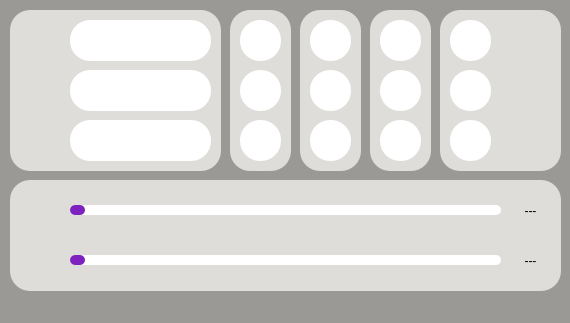
<?xml version="1.0" encoding="UTF-8"?>
<ui version="4.0">
 <class>ControlCenter</class>
 <widget class="QMainWindow" name="ControlCenter">
  <property name="geometry">
   <rect>
    <x>0</x>
    <y>0</y>
    <width>570</width>
    <height>323</height>
   </rect>
  </property>
  <property name="windowTitle">
   <string>ControlCenter</string>
  </property>
  <property name="styleSheet">
   <string notr="true">QWidget {
	font: 12pt &quot;Consolas&quot;;
	background-color: rgb(154, 153, 150);
}

/* ************************************************* */

QLabel {
	background-color: rgb(154, 153, 150);
	color: rgb(0, 0, 0);

	/* border-radius: 5px; */
}

/* ************************************************* */

QSlider {
	background-color: rgb(222, 221, 218);
	border-radius: 5px;
}

QSlider::handle {
    background-color: rgb(125, 34, 190); /* رنگ نشانگر */
    width: 15px; /* عرض نشانگر */
    height: 10px; /* ارتفاع نشانگر */
    border-radius: 5px; /* شعاع گوشه‌ها */
}

QSlider::groove {
	background-color: rgb(255, 255, 255);
    height: 10px; /* ارتفاع نوار */
    border-radius: 5px; /* شعاع گوشه‌ها */
}

/* ************************************************* */

QPushButton {
	background-color: rgb(255, 255, 255);
	color: rgb(0, 0, 0);
	
	border-radius: 20px;
}

/* ************************************************* */

QPushButton:hover {
    background-color: rgb(0, 0, 0); /* رنگ پس زمینه هنگام نشلنگر موس */
}

/* ************************************************* */

QFrame {
	background-color: rgb(222, 221, 218);
	border-radius: 20px;
	/* border: 2px solid #999; */
}</string>
  </property>
  <widget class="QWidget" name="centralwidget">
   <widget class="QFrame" name="Frame1">
    <property name="geometry">
     <rect>
      <x>10</x>
      <y>10</y>
      <width>211</width>
      <height>161</height>
     </rect>
    </property>
    <property name="styleSheet">
     <string notr="true"/>
    </property>
    <property name="frameShape">
     <enum>QFrame::StyledPanel</enum>
    </property>
    <property name="frameShadow">
     <enum>QFrame::Raised</enum>
    </property>
    <widget class="QLabel" name="Username_Label">
     <property name="geometry">
      <rect>
       <x>60</x>
       <y>10</y>
       <width>141</width>
       <height>41</height>
      </rect>
     </property>
     <property name="styleSheet">
      <string notr="true">background-color: rgb(255, 255, 255);</string>
     </property>
     <property name="text">
      <string/>
     </property>
     <property name="alignment">
      <set>Qt::AlignCenter</set>
     </property>
    </widget>
    <widget class="QLabel" name="Calendar_Icon">
     <property name="geometry">
      <rect>
       <x>10</x>
       <y>60</y>
       <width>41</width>
       <height>41</height>
      </rect>
     </property>
     <property name="sizePolicy">
      <sizepolicy hsizetype="Preferred" vsizetype="Preferred">
       <horstretch>0</horstretch>
       <verstretch>0</verstretch>
      </sizepolicy>
     </property>
     <property name="minimumSize">
      <size>
       <width>0</width>
       <height>0</height>
      </size>
     </property>
     <property name="sizeIncrement">
      <size>
       <width>0</width>
       <height>0</height>
      </size>
     </property>
     <property name="baseSize">
      <size>
       <width>0</width>
       <height>0</height>
      </size>
     </property>
     <property name="autoFillBackground">
      <bool>false</bool>
     </property>
     <property name="styleSheet">
      <string notr="true">border-radius: 5px;</string>
     </property>
     <property name="frameShape">
      <enum>QFrame::NoFrame</enum>
     </property>
     <property name="text">
      <string/>
     </property>
     <property name="scaledContents">
      <bool>true</bool>
     </property>
     <property name="alignment">
      <set>Qt::AlignCenter</set>
     </property>
    </widget>
    <widget class="QLabel" name="Time_Icon">
     <property name="geometry">
      <rect>
       <x>10</x>
       <y>110</y>
       <width>41</width>
       <height>41</height>
      </rect>
     </property>
     <property name="baseSize">
      <size>
       <width>0</width>
       <height>0</height>
      </size>
     </property>
     <property name="styleSheet">
      <string notr="true">border-radius: 5px;</string>
     </property>
     <property name="text">
      <string/>
     </property>
     <property name="scaledContents">
      <bool>true</bool>
     </property>
     <property name="alignment">
      <set>Qt::AlignCenter</set>
     </property>
    </widget>
    <widget class="QLabel" name="User_Icon">
     <property name="geometry">
      <rect>
       <x>10</x>
       <y>10</y>
       <width>41</width>
       <height>41</height>
      </rect>
     </property>
     <property name="sizePolicy">
      <sizepolicy hsizetype="Preferred" vsizetype="Preferred">
       <horstretch>0</horstretch>
       <verstretch>0</verstretch>
      </sizepolicy>
     </property>
     <property name="minimumSize">
      <size>
       <width>0</width>
       <height>0</height>
      </size>
     </property>
     <property name="sizeIncrement">
      <size>
       <width>0</width>
       <height>0</height>
      </size>
     </property>
     <property name="baseSize">
      <size>
       <width>0</width>
       <height>0</height>
      </size>
     </property>
     <property name="autoFillBackground">
      <bool>false</bool>
     </property>
     <property name="styleSheet">
      <string notr="true">border-radius: 5px;</string>
     </property>
     <property name="frameShape">
      <enum>QFrame::NoFrame</enum>
     </property>
     <property name="text">
      <string/>
     </property>
     <property name="scaledContents">
      <bool>true</bool>
     </property>
     <property name="alignment">
      <set>Qt::AlignCenter</set>
     </property>
    </widget>
    <widget class="QLabel" name="Calendar_Label">
     <property name="geometry">
      <rect>
       <x>60</x>
       <y>60</y>
       <width>141</width>
       <height>41</height>
      </rect>
     </property>
     <property name="styleSheet">
      <string notr="true">background-color: rgb(255, 255, 255);</string>
     </property>
     <property name="text">
      <string/>
     </property>
     <property name="alignment">
      <set>Qt::AlignCenter</set>
     </property>
    </widget>
    <widget class="QLabel" name="Time_Label">
     <property name="geometry">
      <rect>
       <x>60</x>
       <y>110</y>
       <width>141</width>
       <height>41</height>
      </rect>
     </property>
     <property name="styleSheet">
      <string notr="true">background-color: rgb(255, 255, 255);</string>
     </property>
     <property name="text">
      <string/>
     </property>
     <property name="alignment">
      <set>Qt::AlignCenter</set>
     </property>
    </widget>
   </widget>
   <widget class="QFrame" name="Frame2">
    <property name="geometry">
     <rect>
      <x>230</x>
      <y>10</y>
      <width>61</width>
      <height>161</height>
     </rect>
    </property>
    <property name="styleSheet">
     <string notr="true"/>
    </property>
    <property name="frameShape">
     <enum>QFrame::StyledPanel</enum>
    </property>
    <property name="frameShadow">
     <enum>QFrame::Raised</enum>
    </property>
    <widget class="QPushButton" name="Shut_Down_Button">
     <property name="geometry">
      <rect>
       <x>10</x>
       <y>10</y>
       <width>41</width>
       <height>41</height>
      </rect>
     </property>
     <property name="text">
      <string/>
     </property>
     <property name="iconSize">
      <size>
       <width>40</width>
       <height>40</height>
      </size>
     </property>
    </widget>
    <widget class="QPushButton" name="Restart_Button">
     <property name="geometry">
      <rect>
       <x>10</x>
       <y>60</y>
       <width>41</width>
       <height>41</height>
      </rect>
     </property>
     <property name="text">
      <string/>
     </property>
     <property name="iconSize">
      <size>
       <width>33</width>
       <height>33</height>
      </size>
     </property>
    </widget>
    <widget class="QPushButton" name="Sleep_Button">
     <property name="geometry">
      <rect>
       <x>10</x>
       <y>110</y>
       <width>41</width>
       <height>41</height>
      </rect>
     </property>
     <property name="text">
      <string/>
     </property>
     <property name="iconSize">
      <size>
       <width>35</width>
       <height>35</height>
      </size>
     </property>
    </widget>
   </widget>
   <widget class="QFrame" name="Frame3">
    <property name="geometry">
     <rect>
      <x>300</x>
      <y>10</y>
      <width>61</width>
      <height>161</height>
     </rect>
    </property>
    <property name="styleSheet">
     <string notr="true"/>
    </property>
    <property name="frameShape">
     <enum>QFrame::StyledPanel</enum>
    </property>
    <property name="frameShadow">
     <enum>QFrame::Raised</enum>
    </property>
    <widget class="QPushButton" name="Settings_Button">
     <property name="geometry">
      <rect>
       <x>10</x>
       <y>10</y>
       <width>41</width>
       <height>41</height>
      </rect>
     </property>
     <property name="autoFillBackground">
      <bool>false</bool>
     </property>
     <property name="text">
      <string/>
     </property>
     <property name="iconSize">
      <size>
       <width>32</width>
       <height>32</height>
      </size>
     </property>
    </widget>
    <widget class="QPushButton" name="Lock_Button">
     <property name="geometry">
      <rect>
       <x>10</x>
       <y>60</y>
       <width>41</width>
       <height>41</height>
      </rect>
     </property>
     <property name="text">
      <string/>
     </property>
     <property name="iconSize">
      <size>
       <width>35</width>
       <height>35</height>
      </size>
     </property>
    </widget>
    <widget class="QPushButton" name="Sign_Out_Button">
     <property name="geometry">
      <rect>
       <x>10</x>
       <y>110</y>
       <width>41</width>
       <height>41</height>
      </rect>
     </property>
     <property name="autoFillBackground">
      <bool>false</bool>
     </property>
     <property name="styleSheet">
      <string notr="true"/>
     </property>
     <property name="text">
      <string/>
     </property>
     <property name="iconSize">
      <size>
       <width>35</width>
       <height>35</height>
      </size>
     </property>
    </widget>
   </widget>
   <widget class="QFrame" name="Frame4">
    <property name="geometry">
     <rect>
      <x>440</x>
      <y>10</y>
      <width>121</width>
      <height>161</height>
     </rect>
    </property>
    <property name="styleSheet">
     <string notr="true"/>
    </property>
    <property name="frameShape">
     <enum>QFrame::StyledPanel</enum>
    </property>
    <property name="frameShadow">
     <enum>QFrame::Raised</enum>
    </property>
    <widget class="QPushButton" name="Mute_Button">
     <property name="geometry">
      <rect>
       <x>10</x>
       <y>10</y>
       <width>41</width>
       <height>41</height>
      </rect>
     </property>
     <property name="text">
      <string/>
     </property>
     <property name="iconSize">
      <size>
       <width>35</width>
       <height>35</height>
      </size>
     </property>
    </widget>
    <widget class="QLabel" name="Mute_Status_Icon">
     <property name="geometry">
      <rect>
       <x>70</x>
       <y>10</y>
       <width>41</width>
       <height>41</height>
      </rect>
     </property>
     <property name="sizeIncrement">
      <size>
       <width>0</width>
       <height>0</height>
      </size>
     </property>
     <property name="styleSheet">
      <string notr="true"/>
     </property>
     <property name="text">
      <string/>
     </property>
     <property name="scaledContents">
      <bool>true</bool>
     </property>
     <property name="alignment">
      <set>Qt::AlignCenter</set>
     </property>
    </widget>
    <widget class="QPushButton" name="Night_Light_Button">
     <property name="geometry">
      <rect>
       <x>10</x>
       <y>60</y>
       <width>41</width>
       <height>41</height>
      </rect>
     </property>
     <property name="autoFillBackground">
      <bool>false</bool>
     </property>
     <property name="text">
      <string/>
     </property>
     <property name="iconSize">
      <size>
       <width>40</width>
       <height>40</height>
      </size>
     </property>
    </widget>
    <widget class="QLabel" name="Night_Light_Status_Icon">
     <property name="geometry">
      <rect>
       <x>70</x>
       <y>60</y>
       <width>41</width>
       <height>41</height>
      </rect>
     </property>
     <property name="sizeIncrement">
      <size>
       <width>0</width>
       <height>0</height>
      </size>
     </property>
     <property name="styleSheet">
      <string notr="true"/>
     </property>
     <property name="text">
      <string/>
     </property>
     <property name="scaledContents">
      <bool>true</bool>
     </property>
     <property name="alignment">
      <set>Qt::AlignCenter</set>
     </property>
    </widget>
    <widget class="QLabel" name="Dark_Style_Status_Icon">
     <property name="geometry">
      <rect>
       <x>70</x>
       <y>110</y>
       <width>41</width>
       <height>41</height>
      </rect>
     </property>
     <property name="sizeIncrement">
      <size>
       <width>0</width>
       <height>0</height>
      </size>
     </property>
     <property name="styleSheet">
      <string notr="true"/>
     </property>
     <property name="text">
      <string/>
     </property>
     <property name="scaledContents">
      <bool>true</bool>
     </property>
     <property name="alignment">
      <set>Qt::AlignCenter</set>
     </property>
    </widget>
    <widget class="QPushButton" name="Dark_Mode_Button">
     <property name="geometry">
      <rect>
       <x>10</x>
       <y>110</y>
       <width>41</width>
       <height>41</height>
      </rect>
     </property>
     <property name="autoFillBackground">
      <bool>false</bool>
     </property>
     <property name="text">
      <string/>
     </property>
     <property name="iconSize">
      <size>
       <width>40</width>
       <height>40</height>
      </size>
     </property>
    </widget>
   </widget>
   <widget class="QFrame" name="Frame5">
    <property name="geometry">
     <rect>
      <x>10</x>
      <y>180</y>
      <width>551</width>
      <height>111</height>
     </rect>
    </property>
    <property name="styleSheet">
     <string notr="true"/>
    </property>
    <property name="frameShape">
     <enum>QFrame::StyledPanel</enum>
    </property>
    <property name="frameShadow">
     <enum>QFrame::Raised</enum>
    </property>
    <widget class="QLabel" name="Brightness_Value">
     <property name="geometry">
      <rect>
       <x>500</x>
       <y>60</y>
       <width>41</width>
       <height>41</height>
      </rect>
     </property>
     <property name="styleSheet">
      <string notr="true">border-radius: 5px;</string>
     </property>
     <property name="text">
      <string>---</string>
     </property>
     <property name="scaledContents">
      <bool>true</bool>
     </property>
     <property name="alignment">
      <set>Qt::AlignCenter</set>
     </property>
    </widget>
    <widget class="QSlider" name="Brightness_Slider">
     <property name="enabled">
      <bool>true</bool>
     </property>
     <property name="geometry">
      <rect>
       <x>60</x>
       <y>60</y>
       <width>431</width>
       <height>41</height>
      </rect>
     </property>
     <property name="sizePolicy">
      <sizepolicy hsizetype="Expanding" vsizetype="Fixed">
       <horstretch>0</horstretch>
       <verstretch>0</verstretch>
      </sizepolicy>
     </property>
     <property name="sizeIncrement">
      <size>
       <width>0</width>
       <height>0</height>
      </size>
     </property>
     <property name="baseSize">
      <size>
       <width>0</width>
       <height>0</height>
      </size>
     </property>
     <property name="autoFillBackground">
      <bool>false</bool>
     </property>
     <property name="maximum">
      <number>100</number>
     </property>
     <property name="pageStep">
      <number>5</number>
     </property>
     <property name="orientation">
      <enum>Qt::Horizontal</enum>
     </property>
     <property name="tickPosition">
      <enum>QSlider::NoTicks</enum>
     </property>
     <property name="tickInterval">
      <number>5</number>
     </property>
    </widget>
    <widget class="QLabel" name="Volume_Icon">
     <property name="geometry">
      <rect>
       <x>10</x>
       <y>10</y>
       <width>41</width>
       <height>41</height>
      </rect>
     </property>
     <property name="styleSheet">
      <string notr="true">border-radius: 5px;</string>
     </property>
     <property name="text">
      <string/>
     </property>
     <property name="scaledContents">
      <bool>true</bool>
     </property>
     <property name="alignment">
      <set>Qt::AlignCenter</set>
     </property>
    </widget>
    <widget class="QSlider" name="Volume_Slider">
     <property name="geometry">
      <rect>
       <x>60</x>
       <y>10</y>
       <width>431</width>
       <height>41</height>
      </rect>
     </property>
     <property name="maximum">
      <number>100</number>
     </property>
     <property name="pageStep">
      <number>5</number>
     </property>
     <property name="value">
      <number>0</number>
     </property>
     <property name="orientation">
      <enum>Qt::Horizontal</enum>
     </property>
     <property name="invertedControls">
      <bool>false</bool>
     </property>
    </widget>
    <widget class="QLabel" name="Brightness_Icon">
     <property name="geometry">
      <rect>
       <x>10</x>
       <y>60</y>
       <width>41</width>
       <height>41</height>
      </rect>
     </property>
     <property name="sizeIncrement">
      <size>
       <width>0</width>
       <height>0</height>
      </size>
     </property>
     <property name="styleSheet">
      <string notr="true">border-radius: 5px;</string>
     </property>
     <property name="text">
      <string/>
     </property>
     <property name="scaledContents">
      <bool>true</bool>
     </property>
     <property name="alignment">
      <set>Qt::AlignCenter</set>
     </property>
    </widget>
    <widget class="QLabel" name="Volume_Value">
     <property name="geometry">
      <rect>
       <x>500</x>
       <y>10</y>
       <width>41</width>
       <height>41</height>
      </rect>
     </property>
     <property name="styleSheet">
      <string notr="true">border-radius: 5px;</string>
     </property>
     <property name="text">
      <string>---</string>
     </property>
     <property name="scaledContents">
      <bool>true</bool>
     </property>
     <property name="alignment">
      <set>Qt::AlignCenter</set>
     </property>
    </widget>
   </widget>
   <widget class="QFrame" name="Frame4_2">
    <property name="geometry">
     <rect>
      <x>370</x>
      <y>10</y>
      <width>61</width>
      <height>161</height>
     </rect>
    </property>
    <property name="styleSheet">
     <string notr="true"/>
    </property>
    <property name="frameShape">
     <enum>QFrame::StyledPanel</enum>
    </property>
    <property name="frameShadow">
     <enum>QFrame::Raised</enum>
    </property>
    <widget class="QPushButton" name="Task_Manager_Button">
     <property name="geometry">
      <rect>
       <x>10</x>
       <y>10</y>
       <width>41</width>
       <height>41</height>
      </rect>
     </property>
     <property name="text">
      <string/>
     </property>
     <property name="iconSize">
      <size>
       <width>33</width>
       <height>33</height>
      </size>
     </property>
    </widget>
    <widget class="QPushButton" name="Close_All_Button">
     <property name="geometry">
      <rect>
       <x>10</x>
       <y>60</y>
       <width>41</width>
       <height>41</height>
      </rect>
     </property>
     <property name="autoFillBackground">
      <bool>false</bool>
     </property>
     <property name="text">
      <string/>
     </property>
     <property name="iconSize">
      <size>
       <width>40</width>
       <height>40</height>
      </size>
     </property>
    </widget>
    <widget class="QPushButton" name="Calculator_Button">
     <property name="geometry">
      <rect>
       <x>10</x>
       <y>110</y>
       <width>41</width>
       <height>41</height>
      </rect>
     </property>
     <property name="autoFillBackground">
      <bool>false</bool>
     </property>
     <property name="text">
      <string/>
     </property>
     <property name="iconSize">
      <size>
       <width>33</width>
       <height>33</height>
      </size>
     </property>
    </widget>
   </widget>
  </widget>
  <widget class="QMenuBar" name="menubar">
   <property name="geometry">
    <rect>
     <x>0</x>
     <y>0</y>
     <width>570</width>
     <height>25</height>
    </rect>
   </property>
  </widget>
  <widget class="QStatusBar" name="statusbar"/>
 </widget>
 <resources/>
 <connections/>
</ui>
